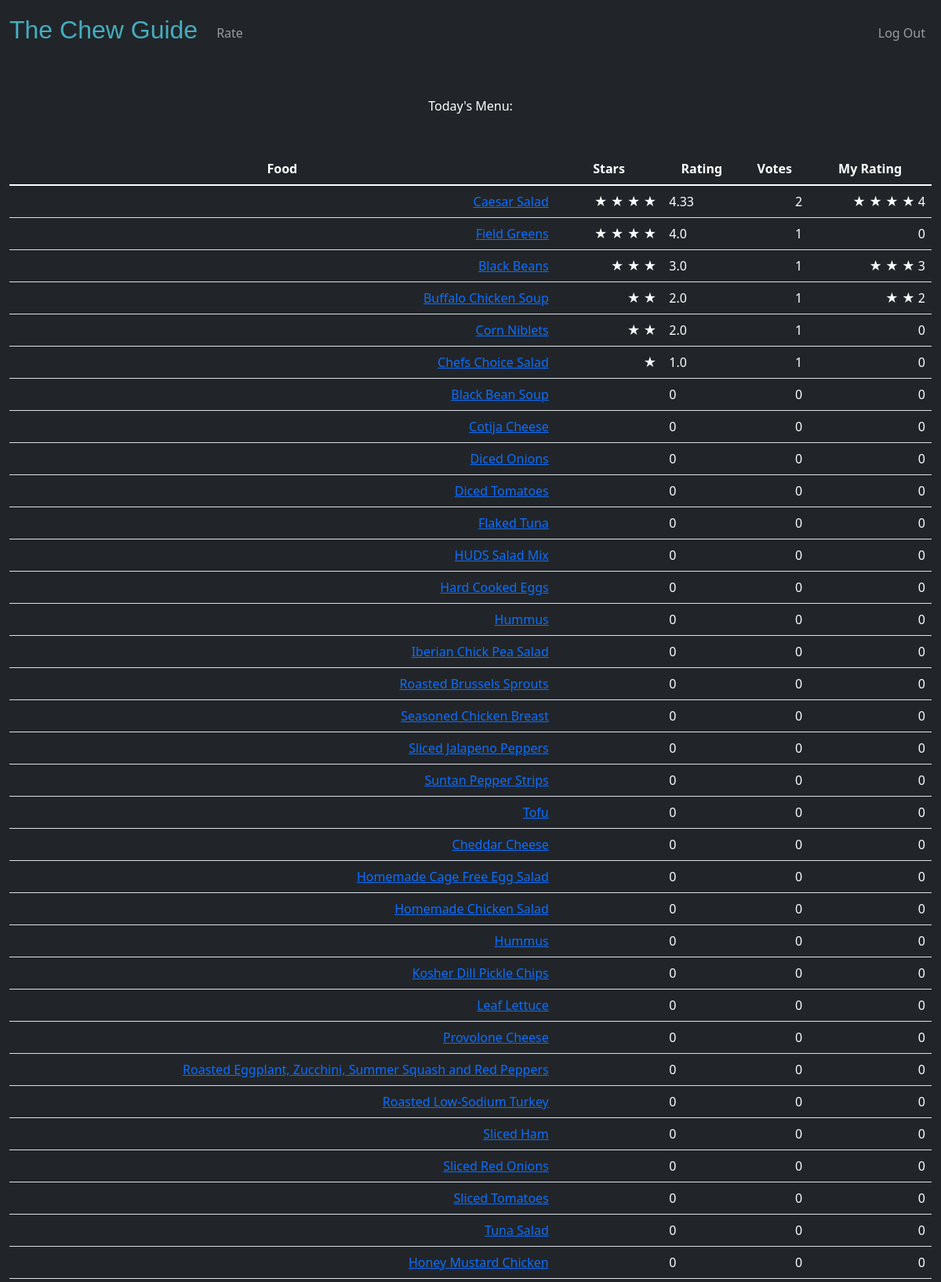
The page / (signed in, upper part) on the database its author committed.
### tables this page shows
CREATE TABLE menu(id INTEGER, food TEXT, class TEXT, ingredients TEXT, allergens TEXT, PRIMARY KEY (id));

### app.py (the view)
@app.route("/")
@login_required
def index():
    food = db.execute("SELECT id, food FROM menu");
    rows = food;
    for i in range(len(food)):
        rating = db.execute("SELECT AVG(rating) FROM ratings WHERE food_id = ?", str(food[i]['id']))
        number_of_ratings = len(db.execute("SELECT DISTINCT user_id FROM ratings WHERE food_id = ?", str(food[i]['id'])))
        my_rating = db.execute("SELECT rating FROM ratings WHERE user_id = ? and food_id = ?", session["user_id"], str(food[i]['id']))
        if rating[0]['AVG(rating)'] != None:
            rows[i]['rating'] = round(rating[0]['AVG(rating)'], 2)
        else:
            rows[i]['rating'] = 0
        rows[i]['number_of_ratings'] = number_of_ratings
        if len(my_rating) > 0 and my_rating[0]['rating'] != None:
            rows[i]['my_rating'] = my_rating[0]['rating']
        else:
            rows[i]['my_rating'] = 0
        if rows[i]["rating"] != 0:
            rows[i]["rating_int"] = int(rows[i]['rating'])
        else:
            rows[i]["rating_int"] = 0
    sorted_rows = sorted(rows, key = lambda i: i['rating'], reverse=True)
    return render_template("index.html", rows=sorted_rows)

### app.py (called while the page is built)
@app.after_request
def after_request(response):
    response.headers["Cache-Control"] = "no-cache, no-store, must-revalidate"
    response.headers["Expires"] = 0
    response.headers["Pragma"] = "no-cache"
    return response

### helpers.py (called while the page is built)
def login_required(f):
    @wraps(f)
    def decorated_function(*args, **kwargs):
        if session.get("user_id") is None:
            return redirect("/login")
        return f(*args, **kwargs)
    return decorated_function

### templates/index.html (shortened to what this page needs)
{% extends "layout.html" %}
{% block main %}
<form action="/" method="post">
    <header class="bg-dark mb-5 big text-center text-white">
        Today's Menu:
    </header>
    <div class="mb-3">
        <table class="table tablestriped">
            <thead class="bg-dark mb-5 big text-center text-white">
                <tr>
                    <th>Food</th>
                    <th>Stars</th>
                    <th>Rating</th>
                    <th>Votes</th>
                    <th>My Rating</th>
                </tr>
            </thead>
            <tbody class="bg-dark mb-5 big text-center text-white">
                {% for row in rows %}
                    <tr>
                        <td class="text-end"><a href="/food/{{row['food']}}">{{row['food']}}</a></td>
                        <td class="text-end">
                        {% for i in range(row['rating_int']) %}
                            ★
                        {% endfor %}
                        </td>
                        <td class="text-start">{{row['rating']}}</td>
                        <td class="text-end">{{row['number_of_ratings']}}</td>
                        <td class="text-end">
                        {% for i in range(row['my_rating']) %}
                            ★
                        {% endfor %}
                        {{row['my_rating']}}
                        </td>
                    </tr>
                {% endfor %}
            </tbody>
        </table>
    </div>
</form>
{% endblock %}

### templates/layout.html (shortened to what this page needs)
<!DOCTYPE html>
<html lang="en">
    <head>
        <link href="https://cdn.jsdelivr.net/npm/bootstrap@5.1.3/dist/css/bootstrap.min.css" rel="stylesheet">
        <link href="/static/styles.css" rel="stylesheet">
    </head>
    <body id="body" class="bg-dark">
        <nav class="bg-dark navbar navbar-expand-md navbar-dark">
            <div class="container-fluid">
                <a class="navbar-brand" href="/"><span class="blue">The Chew Guide</span></a>
                <div class="collapse navbar-collapse" id="navbar">
                    {% if session["user_id"] %}
                        <ul class="navbar-nav me-auto mt-2">
                            <li class="nav-item"><a class="nav-link" href="/rate">Rate</a></li>
                        </ul>
                        <ul class="navbar-nav ms-auto mt-2">
                            <li class="nav-item"><a class="nav-link" href="/logout">Log Out</a></li>
                        </ul>
                    {% else %}
                        <ul class="navbar-nav ms-auto mt-2">
                            <li class="nav-item"><a class="nav-link" href="/register">Register</a></li>
                            <li class="nav-item"><a class="nav-link" href="/login">Log In</a></li>
                        </ul>
                    {% endif %}
                </div>
            </div>
        </nav>
        <main class="container-fluid overflow-scroll py-5 text-center">
            {% block main %}{% endblock %}
        </main>
    </body>
</html>

### static/styles.css (style rules this page uses)
nav .navbar-brand { font-size: xx-large; }
nav .navbar-brand .blue { color: #45adbf; font-family: "Arial"; }
#body { background: #1f1f2e; }

### rows shown on the page
menu: food "Caesar Salad", rating "4.33", number_of_ratings "2", my_rating "4"
menu: food "Field Greens", rating "4.0", number_of_ratings "1", my_rating "0"
menu: food "Black Beans", rating "3.0", number_of_ratings "1", my_rating "3"
menu: food "Buffalo Chicken Soup", rating "2.0", number_of_ratings "1", my_rating "2"
menu: food "Corn Niblets", rating "2.0", number_of_ratings "1", my_rating "0"
menu: food "Chefs Choice Salad", rating "1.0", number_of_ratings "1", my_rating "0"
menu: food "Black Bean Soup", rating "0", number_of_ratings "0", my_rating "0"
menu: food "Cotija Cheese", rating "0", number_of_ratings "0", my_rating "0"
menu: food "Diced Onions", rating "0", number_of_ratings "0", my_rating "0"
menu: food "Diced Tomatoes", rating "0", number_of_ratings "0", my_rating "0"
menu: food "Flaked Tuna", rating "0", number_of_ratings "0", my_rating "0"
menu: food "HUDS Salad Mix", rating "0", number_of_ratings "0", my_rating "0"
menu: food "Hard Cooked Eggs", rating "0", number_of_ratings "0", my_rating "0"
menu: food "Hummus", rating "0", number_of_ratings "0", my_rating "0"
menu: food "Iberian Chick Pea Salad", rating "0", number_of_ratings "0", my_rating "0"
menu: food "Roasted Brussels Sprouts", rating "0", number_of_ratings "0", my_rating "0"
menu: food "Seasoned Chicken Breast", rating "0", number_of_ratings "0", my_rating "0"
menu: food "Sliced Jalapeno Peppers", rating "0", number_of_ratings "0", my_rating "0"
menu: food "Suntan Pepper Strips", rating "0", number_of_ratings "0", my_rating "0"
menu: food "Tofu", rating "0", number_of_ratings "0", my_rating "0"
menu: food "Cheddar Cheese", rating "0", number_of_ratings "0", my_rating "0"
menu: food "Homemade Cage Free Egg Salad", rating "0", number_of_ratings "0", my_rating "0"
menu: food "Homemade Chicken Salad", rating "0", number_of_ratings "0", my_rating "0"
menu: food "Hummus", rating "0", number_of_ratings "0", my_rating "0"
menu: food "Kosher Dill Pickle Chips", rating "0", number_of_ratings "0", my_rating "0"
menu: food "Leaf Lettuce", rating "0", number_of_ratings "0", my_rating "0"
menu: food "Provolone Cheese", rating "0", number_of_ratings "0", my_rating "0"
menu: food "Roasted Eggplant, Zucchini, Summer Squash and Red Peppers", rating "0", number_of_ratings "0", my_rating "0"
menu: food "Roasted Low-Sodium Turkey", rating "0", number_of_ratings "0", my_rating "0"
menu: food "Sliced Ham", rating "0", number_of_ratings "0", my_rating "0"
menu: food "Sliced Red Onions", rating "0", number_of_ratings "0", my_rating "0"
menu: food "Sliced Tomatoes", rating "0", number_of_ratings "0", my_rating "0"
menu: food "Tuna Salad", rating "0", number_of_ratings "0", my_rating "0"
menu: food "Honey Mustard Chicken", rating "0", number_of_ratings "0", my_rating "0"
